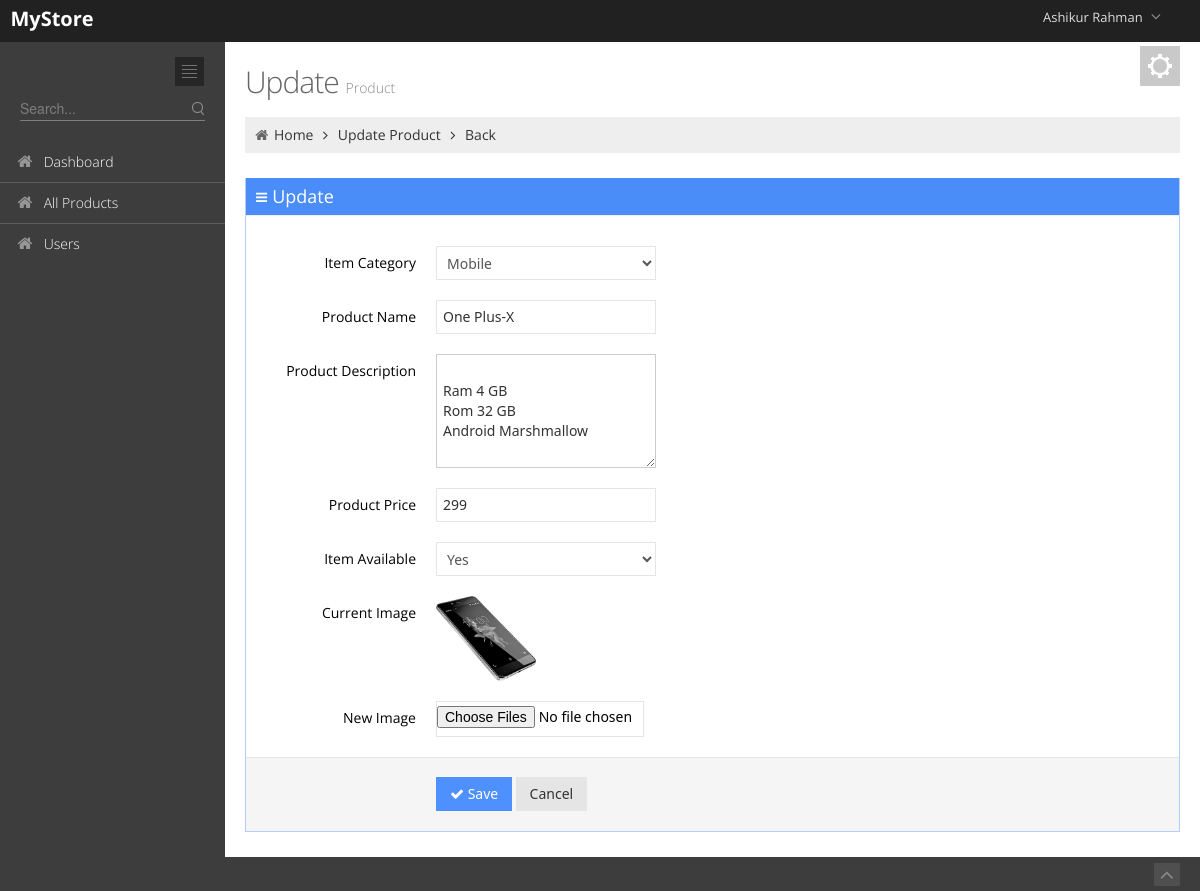
The page /cms/update.php?id=22 (signed in) on the database its author committed.
### tables this page shows
CREATE TABLE `products` (
  `product_id` int(11) NOT NULL,
  `product_cat` varchar(99) NOT NULL,
  `product_name` text NOT NULL,
  `product_desc` text NOT NULL,
  `product_price` int(11) NOT NULL,
  `product_img` text NOT NULL,
  `product_status` text NOT NULL
);

### cms/update.php (the view, shortened to what this page needs)
<?php require_once('includes/head.php')?>
</head>
<body class="page-header-fixed">
<?php require_once('includes/header.php'); ?>
<div class="page-container row-fluid">
    <?php require_once('includes/sidebar_menu.php'); ?>
    <div class="page-content">
        <div class="container-fluid">
            <div class="row-fluid">
                <div class="span12">
                    <?php require_once('includes/customizer.php'); ?>
                    <h3 class="page-title">
                        Update
                        <small> Product</small>
                    </h3>
                    <ul class="breadcrumb">
                        <li>
                            <i class="icon-home"></i>
                            <a href="index.php">Home</a>
                            <span class="icon-angle-right"></span>
                        </li>
                        <li>
                            <a href="#">Update Product</a>
                            <span class="icon-angle-right"></span>
                        </li>
                        <li><a href="electronic.php">Back</a></li>
                    </ul>
                </div>
            </div>
            <div class="row-fluid">
                <div class="span12">
                    <div class="portlet box blue tabbable">
                        <div class="portlet-title">
                            <div class="caption">
                                <i class="icon-reorder"></i>
                                <span class="hidden-480">Update</span>
                            </div>
                        </div>
                        <div class="portlet-body form">
                            <div class="tabbable portlet-tabs">
                                <br/><br/><br/>
                                <div class="tab-content">
                                    <div class="tab-pane active" id="portlet_tab1">
                                        <form   action="" class="form-horizontal" method="POST" enctype="multipart/form-data">
                                            <?php
                                            $p_id= $_GET['id'];
                                            $query="select * from products where product_id='$p_id'";
                                            $run=  mysqli_query($link, $query);
                                            while($row=  mysqli_fetch_array($run)){
                                                $pro_cat=$row['product_cat'];
                                                $pro_name=$row['product_name'];
                                                $pro_desc=$row['product_desc'];
                                                $pro_price=$row['product_price'];
                                                $pro_status=$row['product_status'];
                                                $pro_img=$row['product_img'];
                                            }
                                            ?>
                                                <div class="control-group">
                                                    <label class="control-label">Item Category</label>
                                                    <div class="controls">
                                                        <select class="m-wrap medium" name="product_cat" required>
                                                            <option><?php echo $pro_cat;?></option>
                                                        </select>
                                                    </div>
                                                </div>
                                            <div class="control-group">
                                                <label class="control-label">Product Name</label>
                                                <div class="controls">
                                                    <input type="text" class="m-wrap medium" name="product_name" value='<?php echo $pro_name;?>'required/>
                                                </div>
                                            </div>
                                            <div class="control-group">
                                                <label class="control-label">Product Description</label>
                                                <div class="controls">
                                                    <textarea rows="5"   class="m-wrap medium" name="product_desc" required>
                                                        <?php echo $pro_desc;?>
                                                    </textarea>
                                                </div>
                                            </div>
                                            <div class="control-group">
                                                <label class="control-label">Product Price</label>
                                                <div class="controls">
                                                    <input type="text" class="m-wrap medium" name="product_price" value='<?php echo $pro_price;?>' required/>
                                                </div>
                                            </div>
                                            <div class="control-group">
                                                    <label class="control-label">Item Available</label>
                                                    <div class="controls">
                                                        <select class="m-wrap medium" name="product_status"  required>
                                                            <option><?php echo $pro_status;?></option>
                                                        </select>
                                                    </div>
                                                </div>
                                            <div class="control-group">
                                                <label class="control-label">Current Image</label>
                                                <div class="controls">
                                                <img src="../images/<?php echo $pro_img; ?>" width="100px" height="100px">
                                                </div>
                                            </div>
                                            <div class="control-group">
                                                <label class="control-label"> New Image</label>
                                                <div class="controls">
                                                    <input type="file" class="m-wrap medium" name="product_img" accept="image/*" multiple />
                                                </div>
                                            </div>
                                            <div class="form-actions">
                                                <button type="submit" name="submit" class="btn blue"><i class="icon-ok"></i> Save</button>
                                                <a href="products.php" class="btn">Cancel</a>
                                            </div>
                                        </form>
                                    </div>
                                </div>
                            </div>
                        </div>
                    </div>
                </div>
            </div>
        </div>
    </div>
</div>
<?php require_once('includes/footer.php') ?>
</body>
</html>

### cms/assets/css/style-metro.css (style rules this page uses)
div, input, select, textarea, span, img, table, td, th, p, a, button, ul, li { -webkit-border-radius: 0 !important; -moz-border-radius: 0 !important; border-radius: 0 !important; }
.btn { background-color: #e5e5e5; background-image: none; filter: none; border: 0; padding: 7px 14px; font-family: "Segoe UI", Helvetica, Arial, sans-serif; font-size: 14px; color: #333333; cursor: pointer; outline: none; -webkit-box-shadow: none !important; -moz-box-shadow: none !important; box-shadow: none !important; -webkit-border-radius: 0 !important; -moz-border-radius: 0 !important; border-radius: 0 !important; -webkit-text-shadow: none; -moz-text-shadow: none; text-shadow: none; }
.btn.blue { color: white; text-shadow: none; background-color: #4d90fe; }
label.m-wrap, input.m-wrap, button.m-wrap, select.m-wrap, textarea.m-wrap { font-size: 14px; font-weight: normal; line-height: 20px; }
input.m-wrap, button.m-wrap, select.m-wrap, textarea.m-wrap { font-family: "Segoe UI", "Helvetica Neue", Helvetica, Arial, sans-serif; }
.uneditable-input, textarea.m-wrap, input[type="text"].m-wrap, input[type="password"].m-wrap, input[type="datetime"].m-wrap, input[type="datetime-local"].m-wrap, input[type="date"].m-wrap, input[type="month"].m-wrap, input[type="time"].m-wrap, input[type="week"].m-wrap, input[type="number"].m-wrap, input[type="email"].m-wrap, input[type="url"].m-wrap, input[type="search"].m-wrap, input[type="tel"].m-wrap, input[type="color"].m-wrap { -webkit-appearance: none !important; color: #333333; outline: 0; height: 20px; padding: 6px 6px !important; line-height: 20px; font-size: 14px; font-weight: normal; vertical-align: top; background-color: #ffffff; background-image: none !important; filter: none !important; -webkit-box-shadow: none !important; -moz-box-shadow: none !important; box-shadow: none !important; -webkit-border-radius: 0px; -moz-border-radius: 0px; border-radius: 0px; background: transparent; }
input.m-wrap { border: 1px solid #e5e5e5; }
textarea.m-wrap { height: auto; }
select.m-wrap, input[type="file"].m-wrap { height: 34px !important; *margin-top: 4px; line-height: 30px; }
select.m-wrap { width: 220px; background-color: #ffffff; background-image: none !important; filter: none !important; border: 1px solid #e5e5e5; outline: none; }
.m-wrap.medium { width: 206px !important; }
select.m-wrap.medium { width: 220px !important; }

### cms/assets/css/style-responsive.css (style rules this page uses)
@media (min-width: 980px) { .page-content { margin-left: 225px; margin-top: 0px; min-height: 760px; } }

### cms/assets/css/themes/default.css (style rules this page uses)
body { background-color: #3d3d3d !important; }

### rows shown on the page
products: product_cat "Mobile", product_name "One Plus-X", product_desc "Ram 4 GB Rom 32 GB Android Marshmallow", product_price "299", product_status "Yes", product_img (picture)

### other values the page prints
$_SESSION['admin_name'] "Ashikur Rahman"
